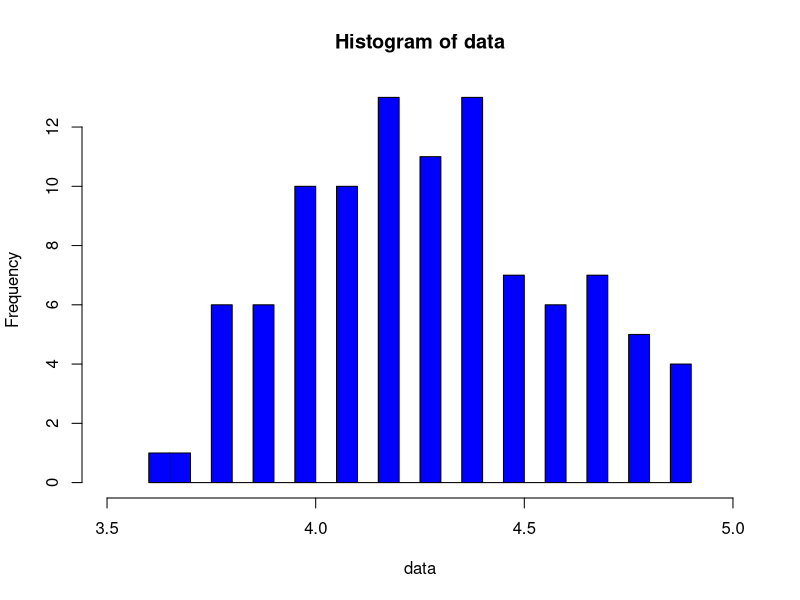
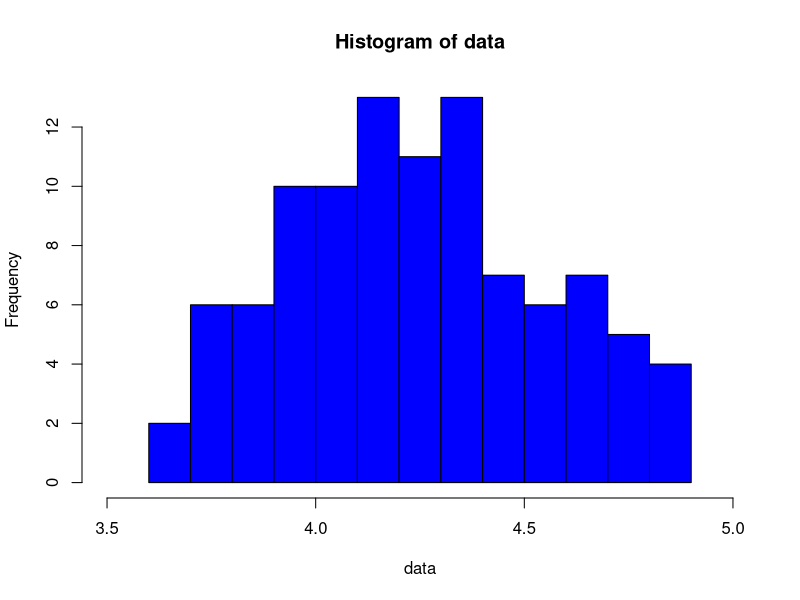
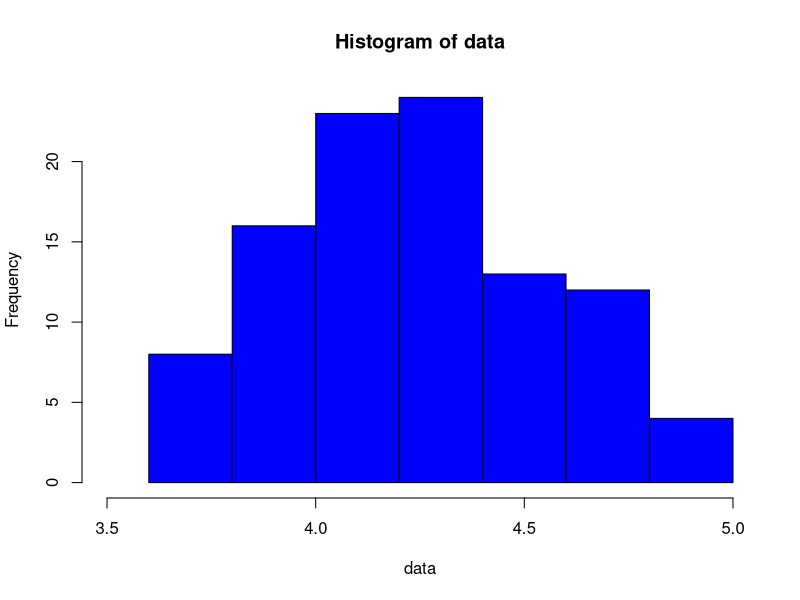
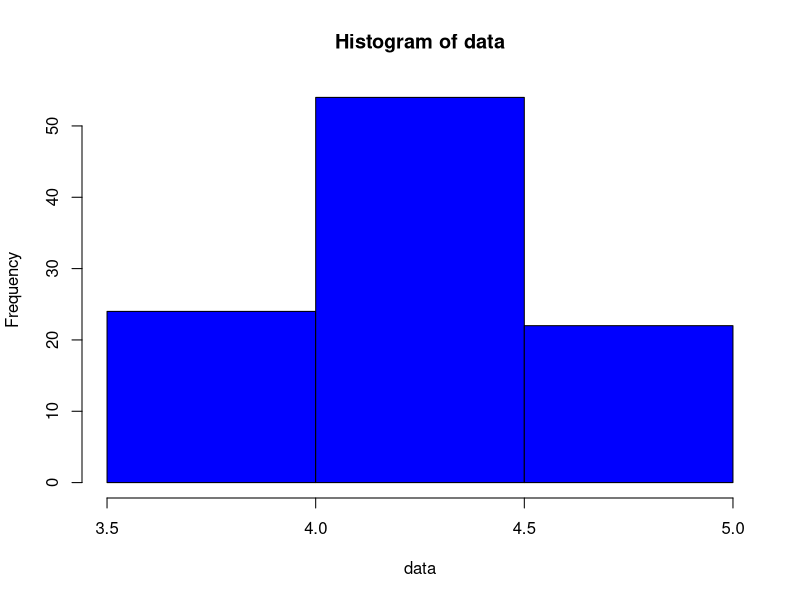

Reproduce these figures in R, in order.
#Read in the data
data <- c(3.7, 4.2, 4.4, 4.4, 4.3, 4.2, 4.4, 4.8, 4.9, 4.4,
          4.2, 3.8, 4.2, 4.4, 4.6, 3.9, 4.3, 4.5, 4.8, 3.9,
          4.7, 4.2, 4.2, 4.8, 4.5, 3.6, 4.1, 4.3, 3.9, 4.2,
          4.0, 4.2, 4.0, 4.5, 4.4, 4.1, 4.0, 4.0, 3.8, 4.6,
          4.9, 3.8, 4.3, 4.3, 3.9, 3.8, 4.7, 3.9, 4.0, 4.2,
          4.3, 4.7, 4.1, 4.0, 4.6, 4.4, 4.6, 4.4, 4.9, 4.4,
          4.0, 3.9, 4.5, 4.3, 3.8, 4.1, 4.3, 4.2, 4.5, 4.4,
          4.2, 4.7, 3.8, 4.5, 4.0, 4.2, 4.1, 4.0, 4.7, 4.1,
          4.7, 4.1, 4.8, 4.1, 4.3, 4.7, 4.2, 4.1, 4.4, 4.8,
          4.1, 4.9, 4.3, 4.4, 4.4, 4.3, 4.6, 4.5, 4.6, 4.0)

#Make a histogram; details: https://stat.ethz.ch/R-manual/R-devel/library/graphics/html/hist.html

#Note: "breaks" is a suggestion about the number of class intervals to have. If R thinks that the histogram
# will look prettier with a different number of intervals, R will override the value indicated in "breaks"
hist(data, xlim = c(3.5,5.0), breaks = 20, col = "blue") 

hist(data, xlim = c(3.5,5.0), breaks = 10, col = "blue") 

hist(data, xlim = c(3.5,5.0), breaks = 5, col = "blue") 

hist(data, xlim = c(3.5,5.0), breaks = 2, col = "blue") 